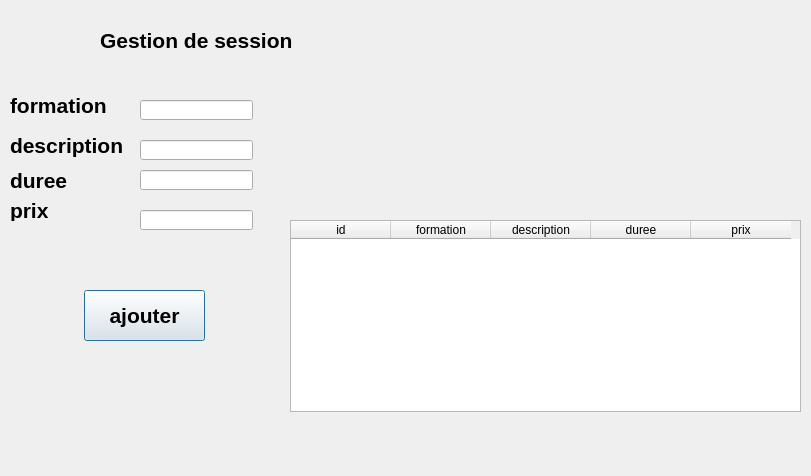
<?xml version="1.0" encoding="UTF-8"?>
<ui version="4.0">
 <class>Dialog</class>
 <widget class="QDialog" name="Dialog">
  <property name="geometry">
   <rect>
    <x>0</x>
    <y>0</y>
    <width>811</width>
    <height>476</height>
   </rect>
  </property>
  <property name="windowTitle">
   <string>Dialog</string>
  </property>
  <widget class="QLabel" name="label">
   <property name="geometry">
    <rect>
     <x>100</x>
     <y>30</y>
     <width>221</width>
     <height>20</height>
    </rect>
   </property>
   <property name="font">
    <font>
     <pointsize>16</pointsize>
     <weight>75</weight>
     <bold>true</bold>
    </font>
   </property>
   <property name="text">
    <string>Gestion de session</string>
   </property>
  </widget>
  <widget class="QLabel" name="label_2">
   <property name="geometry">
    <rect>
     <x>10</x>
     <y>90</y>
     <width>111</width>
     <height>31</height>
    </rect>
   </property>
   <property name="font">
    <font>
     <pointsize>16</pointsize>
     <weight>75</weight>
     <bold>true</bold>
    </font>
   </property>
   <property name="text">
    <string>formation</string>
   </property>
  </widget>
  <widget class="QLabel" name="label_3">
   <property name="geometry">
    <rect>
     <x>10</x>
     <y>120</y>
     <width>141</width>
     <height>51</height>
    </rect>
   </property>
   <property name="font">
    <font>
     <pointsize>16</pointsize>
     <weight>75</weight>
     <bold>true</bold>
    </font>
   </property>
   <property name="text">
    <string>description</string>
   </property>
  </widget>
  <widget class="QLabel" name="label_4">
   <property name="geometry">
    <rect>
     <x>10</x>
     <y>200</y>
     <width>81</width>
     <height>21</height>
    </rect>
   </property>
   <property name="font">
    <font>
     <pointsize>16</pointsize>
     <weight>75</weight>
     <bold>true</bold>
    </font>
   </property>
   <property name="text">
    <string>prix</string>
   </property>
  </widget>
  <widget class="QLineEdit" name="f">
   <property name="geometry">
    <rect>
     <x>140</x>
     <y>100</y>
     <width>113</width>
     <height>20</height>
    </rect>
   </property>
  </widget>
  <widget class="QLineEdit" name="d">
   <property name="geometry">
    <rect>
     <x>140</x>
     <y>140</y>
     <width>113</width>
     <height>20</height>
    </rect>
   </property>
  </widget>
  <widget class="QLineEdit" name="p">
   <property name="geometry">
    <rect>
     <x>140</x>
     <y>210</y>
     <width>113</width>
     <height>20</height>
    </rect>
   </property>
  </widget>
  <widget class="QPushButton" name="aj">
   <property name="geometry">
    <rect>
     <x>84</x>
     <y>290</y>
     <width>121</width>
     <height>51</height>
    </rect>
   </property>
   <property name="font">
    <font>
     <pointsize>16</pointsize>
     <weight>75</weight>
     <bold>true</bold>
    </font>
   </property>
   <property name="text">
    <string>ajouter</string>
   </property>
  </widget>
  <widget class="QTableWidget" name="res">
   <property name="geometry">
    <rect>
     <x>290</x>
     <y>220</y>
     <width>511</width>
     <height>192</height>
    </rect>
   </property>
   <column>
    <property name="text">
     <string>id</string>
    </property>
   </column>
   <column>
    <property name="text">
     <string>formation</string>
    </property>
   </column>
   <column>
    <property name="text">
     <string>description</string>
    </property>
   </column>
   <column>
    <property name="text">
     <string>duree</string>
    </property>
   </column>
   <column>
    <property name="text">
     <string>prix</string>
    </property>
   </column>
  </widget>
  <widget class="QLabel" name="label_5">
   <property name="geometry">
    <rect>
     <x>10</x>
     <y>170</y>
     <width>81</width>
     <height>21</height>
    </rect>
   </property>
   <property name="font">
    <font>
     <pointsize>16</pointsize>
     <weight>75</weight>
     <bold>true</bold>
    </font>
   </property>
   <property name="text">
    <string>duree</string>
   </property>
  </widget>
  <widget class="QLineEdit" name="du">
   <property name="geometry">
    <rect>
     <x>140</x>
     <y>170</y>
     <width>113</width>
     <height>20</height>
    </rect>
   </property>
  </widget>
 </widget>
 <resources/>
 <connections/>
</ui>
